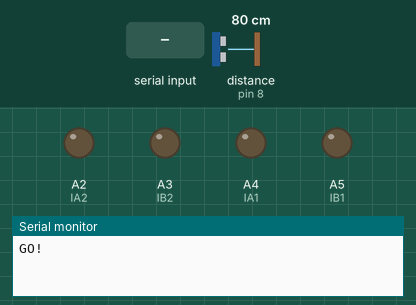
Bench run of a sketch on a simulated Arduino Uno, built with avr-gcc and run on an emulated ATmega328P. Shown: output pins drawn as LEDs (lit = HIGH), the last lines printed to the serial monitor. Wiring (inferred from the names in the program): ultrasonic range finder: trigger pin 9; echo pin 8. Dashed ring = blinking. Inputs (shaded band) come from the test bench; at power-on: distance to the obstacle (sensor on pin 8) 80 cm. The echo pulse lasts 58.3 µs per cm; pins used as bus, display or sensor lines are not drawn.

Above: at 1.3 s.
1.4 s: distance to the obstacle (sensor on pin 8) set to 35 cm
2.9 s: distance to the obstacle (sensor on pin 8) set to 27 cm
At 3.7 s:
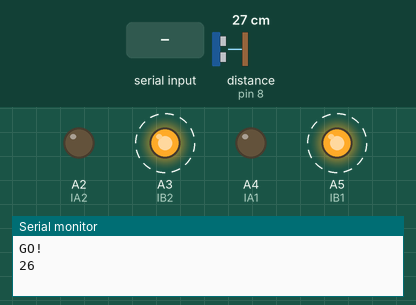
5.9 s: distance to the obstacle (sensor on pin 8) set to 60 cm
At 5.9 s:
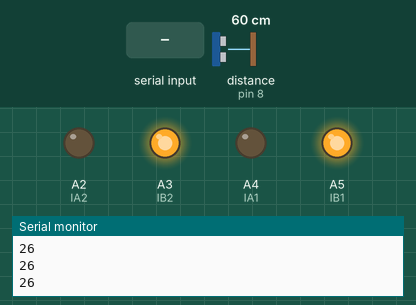
7.4 s: "a" received over the second serial link
At 9.1 s:
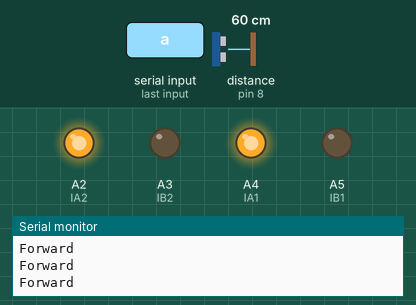
9.4 s: "c" received over the second serial link
At 10.7 s:
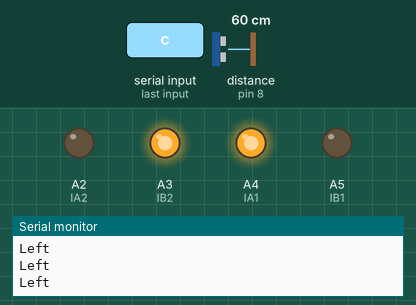
11.0 s: "d" received over the second serial link
At 12.4 s:
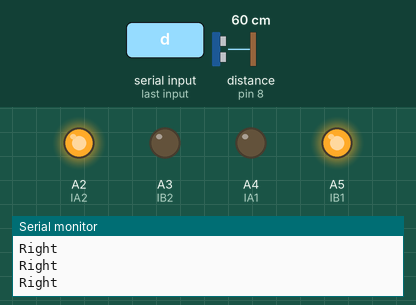
Timing chart, 0 to 13.6 s (numbered marks = the images above; inputs shaded):
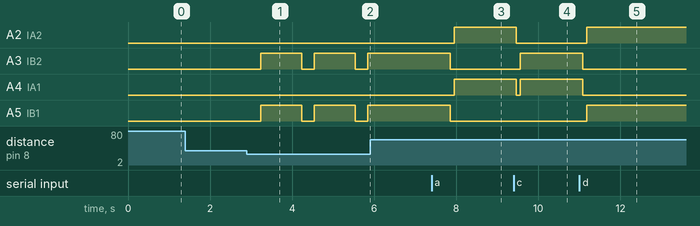

Measured:
- the behaviour switches between 32 and 31 cm on distance to the obstacle (sensor on pin 8) (found by bisection; images 0 and 1)
- after the input at 1.4 s, every drawn part: stays the same
- after the input at 2.9 s, A3 (IB2), A5 (IB1): alternates HIGH for 1.0 s and LOW for 0.30 s, starting after 0.34 s
- after the input at 5.9 s, A3 (IB2), A5 (IB1): stays HIGH (without the input it goes to LOW after 0.94 s)
- after the input at 7.4 s, A2 (IA2), A4 (IA1): LOW → HIGH after 0.55 s; A3 (IB2), A5 (IB1): HIGH → LOW after 0.45 s
- after the input at 9.4 s, A2 (IA2): HIGH → LOW after 0.07 s; A3 (IB2): LOW → HIGH after 0.17 s; A4 (IA1): HIGH → LOW after 0.07 s, → HIGH 0.10 s later
- after the input at 11.0 s, A2 (IA2), A5 (IB1): LOW → HIGH after 0.18 s; A3 (IB2), A4 (IA1): HIGH → LOW after 0.08 s

The sketch:

motor.ino
```cpp
/*
//right motor
//IA1 輸入 H，IB1 輸入 L，(OA1 OB1)馬達正轉
//IB2 輸入 L，IA2 輸入 H，(OA1 OB1)馬達反轉
//left motor
//IB1 輸入 H，IA1 輸入 L，(OA2 OB2)馬達正轉
//IB2 輸入 L，IA2 輸入 H，(OA2 OB2)馬達反轉


//IB1(IN1)=7 pwmA, IA1(IN2)=8, IB2(IN3)=9 pwmB, IA2(IN4)=10

#include </Users/wei/Desktop/三下專題/motor/motor.h>
#include </Users/wei/Desktop/三下專題/motor/HCSOR05.h>
// #include <Arduino.h>
// #include <HCSR05.h>

// 定義接腳；
//左輪
#define IB1 A5  //IN1 A5 6  IB1 | 11 b2
#define IA1 A4  //IN2 A4 7  IA1 | 10 b1
//右輪
#define IB2 A3  //IN3 A3 8  IB2 | 6  a2
#define IA2 A2  //IN4 A2 9  IA2 | 5  a1


#define echo 10
#define trig 11

const byte pwm = 200; //馬達pwn的輸出值
int thresh = 10;      //距離上限10公分
long distance;        //偵測距離
HCSR05 sr05(trig, echo);  //超音波trig, echo
Motor motor(IB1, IA1, IB2, IA2); //呼叫Motor的建構子

void setup(){
  // 馬達接腳設為輸出
  pinMode(IB1, OUTPUT);
  pinMode(IA1, OUTPUT);
  pinMode(IB2, OUTPUT);
  pinMode(IA2, OUTPUT);
  // 超音波接腳設定
  pinMode(echo, INPUT);
  pinMode(trig, OUTPUT);
  //剛起步時先Stop；只跑一次
  motor.drive(Stop, pwm, 0);
  Serial.begin(9600); //串列數據傳輸的傳輸速率(每秒9600彼特/秒)
}

void loop(){
  distance = sr05.ping(); //超音波偵測到的距離
// motor.drive(Forward, pwm, 0);
// delay(5000);
//可以用 analogWrite(腳位, 255); 或 digitalWrite(接腳, HIGH); //但接腳必須要接在analog(digital)、255為HIGH, 0為LOW

//避障功能
// if(distance > thresh) //若距離大於10cm左轉
//  {
//    motor.drive(Forward, pwm, 0); //直走
//  }
//  else{
//    motor.drive(Left, 50, 0); //左轉
//  }
//  delay(500);

//------------------------------------
      //右正 0a1,0b1
//      analogWrite(IB1, 0);  //LOW
//      analogWrite(IA1, 200); //HIGH
      //左反 0a2,0b2
//      analogWrite(IB2, 200); //HIGH
//      analogWrite(IA2, 0);  //LOW
      //右反 0a1,0b1
//      analogWrite(IB2, 0);  //LOW
//      analogWrite(IA2, 150); //HIGH
      //左正 0a2,0b2
//      analogWrite(IB1, 150); //HIGH
//      analogWrite(IA1, 0);  //LOW


}
*/
//------------------------------------------
/*
  //超音波(最直接的方法)
  digitalWrite(trig, LOW);
  delayMicroseconds(8);
  digitalWrite(trig, HIGH);
  delayMicroseconds(10);
  digitalWrite(trig, LOW);
  distance = pulseIn(echo, HIGH) / 58.00;
  Serial.println(distance);
  delay(500);
*/

/*
#include </Users/wei/Desktop/自走車/motor/motor.h>
#include </Users/wei/Desktop/自走車/motor/HCSOR05.h>

// 定義接腳
#define IB1 A5  //IN1 A5 6  IB1 | 11 b2
#define IA1 A4  //IN2 A4 7  IA1 | 10 b1
#define IB2 A3  //IN3 A3 8  IB2 | 6  a2
#define IA2 A2  //IN4 A2 9  IA2 | 5  a1
#define echo 10
#define trig 11


const byte pwm = 200; //馬達pwn的輸出值
int thresh = 10;      //距離上限10公分
long distance;        //偵測距離
HCSR05 sr05(trig, echo);  //超音波trig, echo
Motor motor(IB1, IA1, IB2, IA2); //呼叫Motor的建構子

const byte IRPins[] = {12, 13}; //黑白感測器的腳位右12左13
const byte IRnum = sizeof(IRPins);     //黑白感測器的數量
byte oldIR = 0; //先前感測器的狀況

byte checkIR(){
  byte IR = 0;
  for(byte i = 0 ; i < IRnum ; i++){
    //把黑白感測器合成二進位，用左移運算子將資料移到指定的位置
    IR |= digitalRead(IRPins[i]) << i; //先讀取黑白感測器的感測值，左移i位後；再做 or邏輯
  }
  Serial.print("IR:");
  Serial.println(IR);
  return IR;
}

void setup(){
  // 馬達接腳設為輸出
  pinMode(IB1, OUTPUT);
  pinMode(IA1, OUTPUT);
  pinMode(IB2, OUTPUT);
  pinMode(IA2, OUTPUT);
  // 黑白感測器接腳設為輸入
//  for(byte i = 0 ; i < IRnum ; i++){
//    pinMode(IRnum[i], INPUT);
//  }
  pinMode(12, INPUT);
  pinMode(13, INPUT);
  // 超音波接腳設定
  pinMode(echo, INPUT);
  pinMode(trig, OUTPUT);
  //剛起步時先Stop；只跑一次
  motor.drive(Stop, pwm, 0);
  Serial.begin(9600); //串列數據傳輸的傳輸速率(每秒9600彼特/秒)
}

void loop(){
  byte IR = checkIR();
  distance = sr05.ping(); //超音波偵測到的距離
// motor.drive(Forward, pwm, 0);
// delay(5000);
//可以用 analogWrite(腳位, 255); 或 digitalWrite(接腳, HIGH); //但接腳必須要接在analog(digital)、255為HIGH, 0為LOW

  if(IR = 3){
    IR = oldIR;
  }
  else if(distance > thresh) //若距離大於10cm左轉
  {
    motor.drive(Forward, pwm, 0); //直走
  }
  else if(distance <= thresh) {
    motor.drive(Left, pwm, 0); //左轉
  }
  else{
    oldIR = IR;
  }

  switch (IR){
    case 0:
      motor.drive(Forward, 40, 40);
    case 3:
      motor.drive(Forward, 40, 40);
      break;
    case 1:
      motor.drive(Left, 60, 30);
      break;
    case 2:
      motor.drive(Right, 30, 60);
      break;
  default:
    motor.drive(Stop);
    break;
  }
  delay(5000);
}
*/
```

HCSOR05.h
```cpp
#ifndef HCSR05.h
#define HCSQ05.h

class HCSR05
{
  byte trig;
  byte echo;
  public:
  HCSR05(byte trigPin, byte echoPin){
    trig = trigPin; //trig可改成this->trig;
    echo = echoPin; //echo可改成this->echo;

    pinMode(trig, OUTPUT);
    pinMode(echo, INPUT);
  }
  float ping(){  //操音波感測
    unsigned long d;
    digitalWrite(trig, HIGH);
    delayMicroseconds(10);
    digitalWrite(trig, LOW);
    d = pulseIn(echo, HIGH, 23200);
    return d/58.0;
  }
};
#endif
```

motor.cpp
```cpp
#include "motor.h" //導入motor.h的內容
Motor::Motor(byte IB1, byte IA1, byte IB2, byte IA2){ //Motor的建構子
// 儲存接腳
  // this -> ENA = ENA;
  // this -> ENB = ENB;
  this -> IB1 = IB1;
  this -> IA1 = IA1;
  this -> IB2 = IB2;
  this -> IA2 = IA2;

// 全部接腳都設為輸出
  // pinMode(ENA, OUTPUT);
  // pinMode(ENB, OUTPUT);
  // pinMode(IN1, OUTPUT);
  // pinMode(IN2, OUTPUT);
  // pinMode(IN3, OUTPUT);
  // pinMode(IN4, OUTPUT);
}

void Motor::drive(Modes mode, int pwmA = 0, int pwmB = 0){ //Motor的drive
  // 限制馬達pwm的範圍，若是使用analog(類比)時才會用到
  // byte pwnA = constrain(pwmA, 0, 255); //constrain 限制pwm的範圍
  // byte pwmB = constrain(pwmB, 0, 255);

// 若馬達現在的模式與之前不同，先暫停0.1秒(Stop)
if(this -> mode != mode){
  this -> mode = mode; //更新之前馬達的值
  // 停止馬達
  analogWrite(IB1, pwmB);
  analogWrite(IA1, pwmB);
  analogWrite(IB2, pwmB);
  analogWrite(IA2, pwmB);
  delay(100);
  // Serial.println(mode); //為Forward ...
}

  switch(mode){ //mode裡面會有 Forward, Backward, Right, Left, Stop
  //前進和後退是相反的；
  // 前進
    case Forward:
      analogWrite(IB1, pwmB);  //LOW
      analogWrite(IA1, pwmA);  //HIGH
      analogWrite(IB2, pwmB);  //LOW
      analogWrite(IA2, pwmA);  //HIGH
      break;

  // 後退
    case Backward:
      analogWrite(IB1, pwmA); //HIGH
      analogWrite(IA1, pwmB);  //LOW
      analogWrite(IB2, pwmA); //HIGH
      analogWrite(IA2, pwmB);  //LOW
      break;

  // 右轉
    case Right:
      analogWrite(IB1, pwmA); //HIGH
      analogWrite(IA1, pwmB);  //LOW
      analogWrite(IB2, pwmB);  //LOW
      analogWrite(IA2, pwmA); //HIGH
      break;
  // 左轉
    case Left:
      analogWrite(IB1, pwmB);  //LOW
      analogWrite(IA1, pwmA); //HIGH
      analogWrite(IB2, pwmA); //HIGH
      analogWrite(IA2, pwmB);  //LOW
      break;

  // 停止
    case Stop:
      default:
      analogWrite(IB1, pwmB); //LOW
      analogWrite(IA1, pwmB); //LOW
      analogWrite(IB2, pwmB); //LOW
      analogWrite(IA2, pwmB); //LOW
      break;
  }
}
```

motor.h
```cpp
#include <Arduino.h> //引入Arudino的標頭檔

// 定義馬達運行模式的全域變數
typedef enum{ //建立一個列舉，新的別名叫Modes，內容物包含前後左右停止
    Forward,  //前
    Backward, //後
    Left,     //左
    Right,    //右
    Stop,     //停止
} Modes; //新別名

class Motor {
    byte IB1, IA1, IB2, IA2; //控制板接腳編號

    public:
        Modes mode = Stop;  //記錄驅動模式；初始值為Stop
        //提前告知有Motor建構子跟drive function
        Motor(byte IB1, byte IA1, byte IB2, byte IA2); //建構子
        void drive(Modes mode, int pwmA = 0, int pwmB = 0); //行進的模式
};

/*
typedef enum  https://www.delftstack.com/zh-tw/howto/c/c-typedef-enum/
#endif  https://huenlil.pixnet.net/blog/post/24339151
*/
```

test.ino
```cpp
//Motor：https://randomnerdtutorials.com/esp8266-web-server/
//right motor
//IA1 輸入 H，IB1 輸入 L，(OA1 OB1)馬達正轉
//IB2 輸入 L，IA2 輸入 H，(OA1 OB1)馬達反轉
//left motor
//IB1 輸入 H，IA1 輸入 L，(OA2 OB2)馬達正轉
//IB2 輸入 L，IA2 輸入 H，(OA2 OB2)馬達反轉


//IB1(IN1)=7 pwmA, IA1(IN2)=8, IB2(IN3)=9 pwmB, IA2(IN4)=10

#include <SoftwareSerial.h>
#include </Users/wei/Desktop/三下專題/motor/motor.h>
#include </Users/wei/Desktop/三下專題/motor/HCSOR05.h>
// #include <Arduino.h>
// #include <HCSR05.h>
SoftwareSerial Arduino_SoftSerial(11, 12); //Arduino D1(RX)->12(TX),D2(TX)->11(RX)，RX接收, TX傳送
String Receive_Information, IndataOf, Information; //Information 解析過後的資料
// 定義接腳；
//左輪
#define IB1 A5  //IN1 A5 6  IB1 | 11 b2
#define IA1 A4  //IN2 A4 7  IA1 | 10 b1
//右輪
#define IB2 A3  //IN3 A3 8  IB2 | 6  a2
#define IA2 A2  //IN4 A2 9  IA2 | 5  a1

#define echo 8
#define trig 9

const byte pwm = 200; //馬達pwn的輸出值
int thresh = 30;      //距離上限30公分
long distance;        //偵測距離
HCSR05 sr05(trig, echo);  //超音波trig, echo
Motor motor(IB1, IA1, IB2, IA2); //呼叫Motor的建構子
char data;

void setup(){
  Serial.begin(9600); //串列數據傳輸的傳輸速率(每秒9600彼特/秒)
  Arduino_SoftSerial.begin(9600);

  //RX輸入 TX輸出
  pinMode(11,INPUT);
  pinMode(12,OUTPUT);

  // 馬達接腳設為輸出
  pinMode(IB1, OUTPUT);
  pinMode(IA1, OUTPUT);
  pinMode(IB2, OUTPUT);
  pinMode(IA2, OUTPUT);

  // 超音波接腳設定
  pinMode(echo, INPUT);
  pinMode(trig, OUTPUT);
  //剛起步時先Stop；只跑一次
  motor.drive(Stop, pwm, 0);
  Serial.println("GO!");
  delay(10);
}

void loop(){
    if (Arduino_SoftSerial.available()){
      // Serial.write(Arduino_SoftSerial.read());
      data = Arduino_SoftSerial.read();
      // Serial.write(data);
      }
    distance = sr05.ping(); //超音波偵測到的距離
    // distance = 20;
    //如果偵測到前方模公分以內有障礙物時先停止0.3秒後再往後倒退1秒
    if(distance <= thresh) {// && (data == 'a' || data == 'c' || data == 'd')；如果偵測距離小於10(可以)，並且esp狀態是前左右(後者不行會產生延遲)
      Serial.println(distance);
      motor.drive(Stop, 0, 0); //停止
      delay(100);
      motor.drive(Backward, pwm, 0); //後退
      delay(1000);
    }else{
      switch (data) {
        case 'a':
          motor.drive(Forward, pwm, 0);
          Serial.println("Forward");
          break;
        case 'b':
          motor.drive(Backward, pwm, 0);
          Serial.println("Backward");
          break;
        case 'c':
          motor.drive(Left, pwm, 0);
          Serial.println("Left");
          break;
        case 'd':
          motor.drive(Right, pwm, 0);
          Serial.println("Right");
          break;
        case 'e':
          motor.drive(Stop, 0, 0);
          Serial.println("Stop");
          break;
        default:
          break;
      }
    delay(500);
    }
}


//****************************************************************
//----------------------------------------------
  // distance = sr05.ping(); //超音波偵測到的距離
// motor.drive(Forward, pwm, 0);
// delay(5000);
//可以用 analogWrite(腳位, 255); 或 digitalWrite(接腳, HIGH); //但接腳必須要接在analog(digital)、255為HIGH, 0為LOW

//
// if(distance > thresh) //若距離大於10cm左轉
//  {
//    motor.drive(Forward, pwm, 0); //直走
//  }
//  else{
//    motor.drive(Left, 50, 0); //左轉
//  }
//  delay(500);

//------------------------------------
      //右正 0a1,0b1
//      analogWrite(IB1, 0);  //LOW
//      analogWrite(IA1, 200); //HIGH
      //左反 0a2,0b2
//      analogWrite(IB2, 200); //HIGH
//      analogWrite(IA2, 0);  //LOW
      //右反 0a1,0b1
//      analogWrite(IB2, 0);  //LOW
//      analogWrite(IA2, 150); //HIGH
      //左正 0a2,0b2
//      analogWrite(IB1, 150); //HIGH
//      analogWrite(IA1, 0);  //LOW


//****************************************************************
/*
  //超音波(最直接的方法)
  digitalWrite(trig, LOW);
  delayMicroseconds(8);
  digitalWrite(trig, HIGH);
  delayMicroseconds(10);
  digitalWrite(trig, LOW);
  distance = pulseIn(echo, HIGH) / 58.00;
  Serial.println(distance);
  delay(500);
*/

/*
#include </Users/wei/Desktop/自走車/motor/motor.h>
#include </Users/wei/Desktop/自走車/motor/HCSOR05.h>

// 定義接腳
#define IB1 A5  //IN1 A5 6  IB1 | 11 b2
#define IA1 A4  //IN2 A4 7  IA1 | 10 b1
#define IB2 A3  //IN3 A3 8  IB2 | 6  a2
#define IA2 A2  //IN4 A2 9  IA2 | 5  a1
#define echo 10
#define trig 11


const byte pwm = 200; //馬達pwn的輸出值
int thresh = 10;      //距離上限10公分
long distance;        //偵測距離
HCSR05 sr05(trig, echo);  //超音波trig, echo
Motor motor(IB1, IA1, IB2, IA2); //呼叫Motor的建構子

const byte IRPins[] = {12, 13}; //黑白感測器的腳位右12左13
const byte IRnum = sizeof(IRPins);     //黑白感測器的數量
byte oldIR = 0; //先前感測器的狀況

byte checkIR(){
  byte IR = 0;
  for(byte i = 0 ; i < IRnum ; i++){
    //把黑白感測器合成二進位，用左移運算子將資料移到指定的位置
    IR |= digitalRead(IRPins[i]) << i; //先讀取黑白感測器的感測值，左移i位後；再做 or邏輯
  }
  Serial.print("IR:");
  Serial.println(IR);
  return IR;
}

void setup(){
  // 馬達接腳設為輸出
  pinMode(IB1, OUTPUT);
  pinMode(IA1, OUTPUT);
  pinMode(IB2, OUTPUT);
  pinMode(IA2, OUTPUT);
  // 黑白感測器接腳設為輸入
//  for(byte i = 0 ; i < IRnum ; i++){
//    pinMode(IRnum[i], INPUT);
//  }
  pinMode(12, INPUT);
  pinMode(13, INPUT);
  // 超音波接腳設定
  pinMode(echo, INPUT);
  pinMode(trig, OUTPUT);
  //剛起步時先Stop；只跑一次
  motor.drive(Stop, pwm, 0);
  Serial.begin(9600); //串列數據傳輸的傳輸速率(每秒9600彼特/秒)
}

void loop(){
  byte IR = checkIR();
  distance = sr05.ping(); //超音波偵測到的距離
// motor.drive(Forward, pwm, 0);
// delay(5000);
//可以用 analogWrite(腳位, 255); 或 digitalWrite(接腳, HIGH); //但接腳必須要接在analog(digital)、255為HIGH, 0為LOW

  if(IR = 3){
    IR = oldIR;
  }
  else if(distance > thresh) //若距離大於10cm左轉
  {
    motor.drive(Forward, pwm, 0); //直走
  }
  else if(distance <= thresh) {
    motor.drive(Left, pwm, 0); //左轉
  }
  else{
    oldIR = IR;
  }

  switch (IR){
    case 0:
      motor.drive(Forward, 40, 40);
    case 3:
      motor.drive(Forward, 40, 40);
      break;
    case 1:
      motor.drive(Left, 60, 30);
      break;
    case 2:
      motor.drive(Right, 30, 60);
      break;
  default:
    motor.drive(Stop);
    break;
  }
  delay(5000);
}
*/
```
